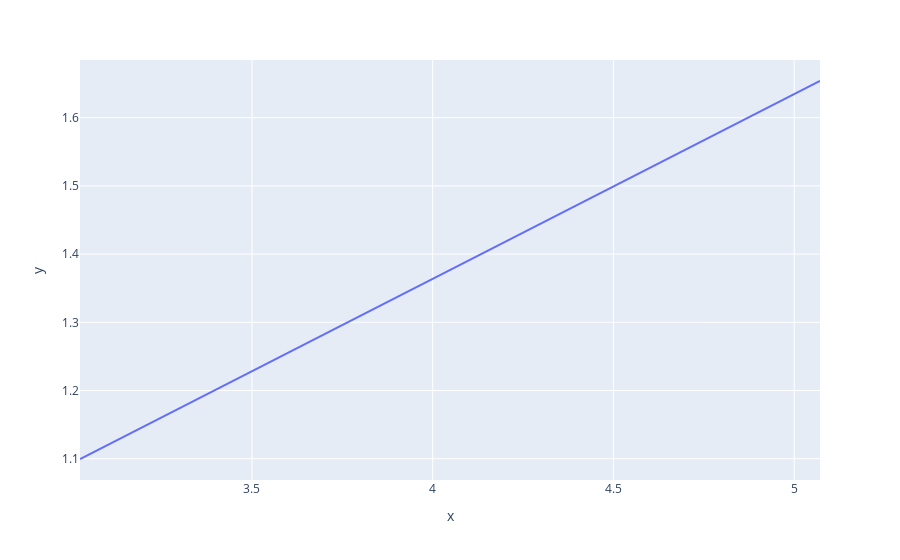

The notebook cell this image was saved under:
### Code cell
px.line(x=[clean_df.speed.min()*0.98,clean_df.speed.max()*1.02],y=[c0+c1*clean_df.speed.min()*0.98,c0+c1*clean_df.speed.max()*1.02,])

### Figure 1 — Plotly figure (JSON) as saved in the notebook; plotly's stock layout.template omitted (floating-point values rounded to 4 significant figures)
{"data": [{"hovertemplate": "x=%{x}<br>y=%{y}<extra></extra>", "legendgroup": "", "line": {"color": "#636efa", "dash": "solid"}, "marker": {"symbol": "circle"}, "mode": "lines", "name": "", "orientation": "v", "showlegend": false, "type": "scatter", "x": [3.024, 5.071], "xaxis": "x", "y": [1.1, 1.654], "yaxis": "y"}], "layout": {"autosize": true, "legend": {"tracegroupgap": 0}, "margin": {"t": 60}, "xaxis": {"anchor": "y", "autorange": true, "domain": [0, 1], "range": [3.024, 5.071], "title": {"text": "x"}, "type": "linear"}, "yaxis": {"anchor": "x", "autorange": true, "domain": [0, 1], "range": [1.069, 1.685], "title": {"text": "y"}, "type": "linear"}}}
